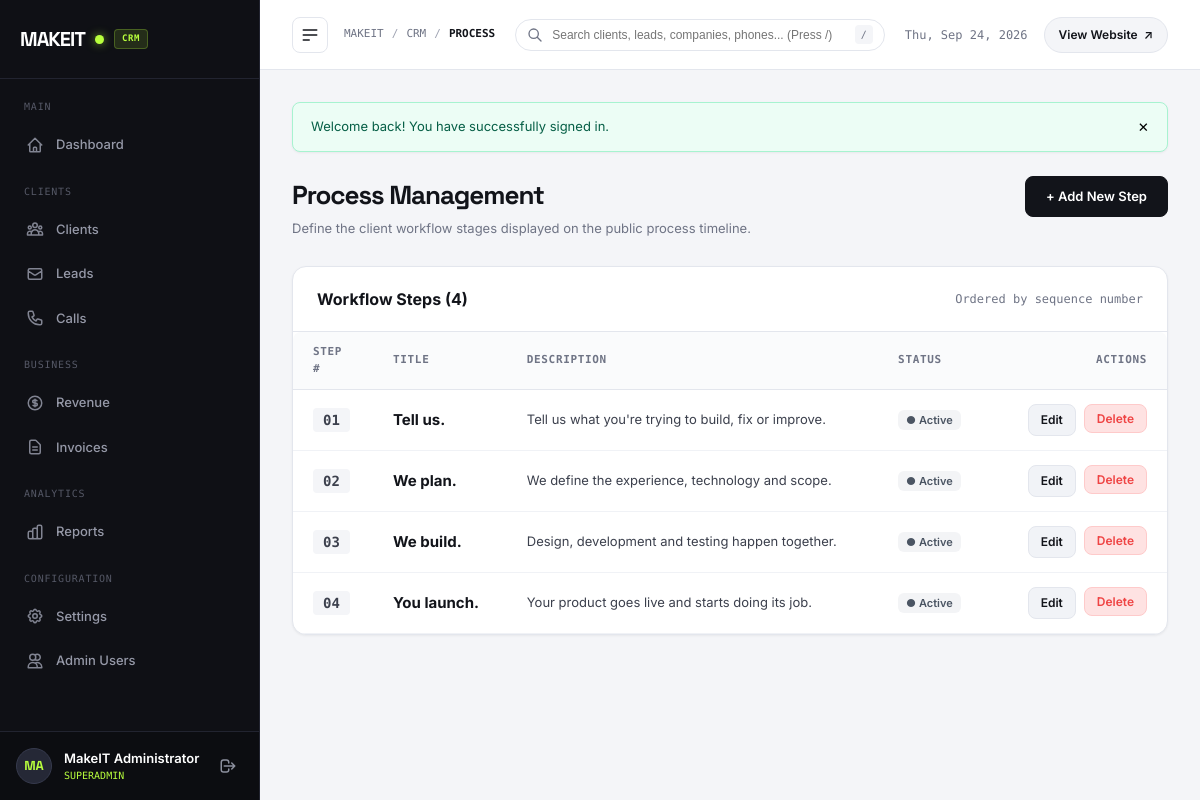
/admin/process.php (signed in), run on the app's committed database.
### tables this page shows
CREATE TABLE `process_steps` (
  `id` INT UNSIGNED NOT NULL AUTO_INCREMENT,
  `step_number` VARCHAR(10) NOT NULL,
  `title` VARCHAR(150) NOT NULL,
  `description` TEXT NOT NULL,
  `display_order` INT NOT NULL DEFAULT 0,
  `status` ENUM('published', 'draft') NOT NULL DEFAULT 'published',
  `created_at` DATETIME NOT NULL DEFAULT CURRENT_TIMESTAMP,
  `updated_at` DATETIME NOT NULL DEFAULT CURRENT_TIMESTAMP ON UPDATE CURRENT_TIMESTAMP,
  PRIMARY KEY (`id`),
  KEY `idx_process_status_order` (`status`, `display_order`)
);

### admin/process.php (called while the page is built, shortened)
<?php
require __DIR__ . '/pages/process.php';

### includes/security.php (called while the page is built, shortened)
<?php
function e(mixed $value): string
{
    return htmlspecialchars((string)$value, ENT_QUOTES | ENT_HTML5, 'UTF-8');
}

### includes/auth.php (called while the page is built, shortened)
<?php
function is_admin_logged_in(): bool
{
    return !empty($_SESSION['admin_user_id'])
        && !empty($_SESSION['admin_logged_in'])
        && $_SESSION['admin_logged_in'] === true;
}
function current_admin(): ?array
{
    if (!empty($_SESSION['admin_data']) && is_array($_SESSION['admin_data'])) {
        return $_SESSION['admin_data'];
    }
    return null;
}

### includes/functions.php (called while the page is built, shortened)
<?php
function get_flash(?string $type = null): array
{
    if (session_status() !== PHP_SESSION_ACTIVE || empty($_SESSION['flash_messages'])) {
        return [];
    }
    if ($type !== null) {
        $messages = $_SESSION['flash_messages'][$type] ?? [];
        return $messages;
    }
    $all = $_SESSION['flash_messages'];
    return $all;
}

### config/database.php (called while the page is built, shortened)
<?php
final class Database
{
    private static ?self $instance = null;
    private ?PDO $pdo = null;
    private function __construct()
    {
        $dsn = sprintf(
            'mysql:host=%s;port=%d;dbname=%s;charset=%s',
            DB_HOST,
            DB_PORT,
            DB_NAME,
            DB_CHARSET
        );
        $options = [
            PDO::ATTR_ERRMODE            => PDO::ERRMODE_EXCEPTION,
            PDO::ATTR_DEFAULT_FETCH_MODE => PDO::FETCH_ASSOC,
            PDO::ATTR_EMULATE_PREPARES   => false,
            PDO::ATTR_PERSISTENT         => false,
            PDO::ATTR_TIMEOUT            => 1,
        ];
        try {
            $this->pdo = new PDO($dsn, DB_USER, DB_PASS, $options);
            $this->pdo->exec("SET NAMES " . DB_CHARSET . " COLLATE utf8mb4_unicode_ci");
            $this->ensureSchema();
        } catch (PDOException $e) {
            $this->connectionError = $e->getMessage();
            $sqlitePath = dirname(__DIR__) . '/database/makeit.sqlite';
            $initScript = dirname(__DIR__) . '/database/init_sqlite.php';
            if (file_exists($initScript)) {
                require_once $initScript;
                try {
                    $this->pdo = init_sqlite_database($sqlitePath);
                } catch (\Throwable $sqliteEx) {
                    $this->pdo = null;
                    error_log("SQLite Fallback Notice: " . $sqliteEx->getMessage());
                }
            } else {
                $this->pdo = null;
            }
            error_log("MySQL Connection Notice: " . $e->getMessage());
        }
    }
    private function ensureSchema(): void
    {
        try {
            $driver = $this->pdo->getAttribute(PDO::ATTR_DRIVER_NAME);
            if ($driver === 'mysql') {
                $invCols = $this->pdo->query("SHOW COLUMNS FROM invoices")->fetchAll(PDO::FETCH_COLUMN);
                $revCols = $this->pdo->query("SHOW COLUMNS FROM revenue")->fetchAll(PDO::FETCH_COLUMN);
                $leadCols = $this->pdo->query("SHOW COLUMNS FROM leads")->fetchAll(PDO::FETCH_COLUMN);
                $callCols = $this->pdo->query("SHOW COLUMNS FROM calls")->fetchAll(PDO::FETCH_COLUMN);
            }
        } catch (\Throwable $ex) {
            error_log("Schema auto-migration notice: " . $ex->getMessage());
        }
    }
    public static function getInstance(): self
    {
        if (self::$instance === null) {
            self::$instance = new self();
        }
        return self::$instance;
    }
    public function query(string $sql, array $params = []): PDOStatement
    {
        $stmt = $this->pdo->prepare($sql);
        $stmt->execute($params);
        return $stmt;
    }
    public function fetchAll(string $sql, array $params = []): array
    {
        $stmt = $this->query($sql, $params);
        return $stmt->fetchAll();
    }
}

### admin/pages/process.php (the view, shortened to what this page needs)
<?php
$breadcrumb = 'Process';
$db = Database::getInstance();
$steps = [];
try {
    $steps = $db->fetchAll("SELECT * FROM process_steps ORDER BY display_order ASC, id ASC");
} catch (\Throwable $e) {
    error_log("Process fetch notice: " . $e->getMessage());
}
$editingStep = null;
require_once dirname(__DIR__) . '/includes/admin_header.php';
?>
  <div class="page-header">
    <div>
      <h1 class="page-title">Process Management</h1>
      <p class="page-subtitle">Define the client workflow stages displayed on the public process timeline.</p>
    </div>
    <div>
      <?php if ($editingStep): ?>
        <a href="process.php" class="btn-action">&larr; Back to Steps List</a>
      <?php else: ?>
        <a href="#stepFormCard" class="btn-primary-admin" id="btnOpenCreateModal">
          + Add New Step
        </a>
      <?php endif; ?>
    </div>
  </div>
  <div class="data-card">
    <div class="data-card-header">
      <h2 class="data-card-title">Workflow Steps (<?= count($steps) ?>)</h2>
      <span style="font-size: 12px; color: var(--text-muted); font-family: 'DM Mono', monospace;">
        Ordered by sequence number
      </span>
    </div>
    <div class="table-responsive">
      <?php if (empty($steps)): ?>
        <div class="empty-state">No process steps found. Click "+ Add New Step" above.</div>
      <?php else: ?>
        <table class="admin-table">
          <thead>
            <tr>
              <th style="width: 80px;">Step #</th>
              <th>Title</th>
              <th>Description</th>
              <th>Status</th>
              <th style="text-align: right; width: 180px;">Actions</th>
            </tr>
          </thead>
          <tbody>
            <?php foreach ($steps as $st): ?>
              <tr>
                <td>
                  <span style="font-family: 'DM Mono', monospace; font-size: 14px; font-weight: 700; background: var(--main-bg); padding: 4px 10px; border-radius: 4px;">
                    <?= e($st['step_number']) ?>
                  </span>
                </td>
                <td>
                  <strong style="font-size: 15px; color: var(--text-dark);"><?= e($st['title']) ?></strong>
                </td>
                <td style="color: var(--text-body); font-size: 13px; max-width: 480px;">
                  <?= e($st['description']) ?>
                </td>
                <td>
                  <form method="POST" action="process.php" style="display: inline;">
                    <button
                      type="submit"
                      class="status-pill <?= $st['status'] === 'published' ? 'status-closed' : 'status-contacted' ?>"
                      title="Click to toggle status"
                      style="cursor: pointer;"
                    >
                      <?= $st['status'] === 'published' ? '● Active' : '○ Draft' ?>
                    </button>
                  </form>
                </td>
                <td style="text-align: right;">
                  <div style="display: inline-flex; gap: 8px;">
                    <a href="process.php?edit=<?= (int)$st['id'] ?>" class="btn-edit-admin">
                      Edit
                    </a>
                    <form method="POST" action="process.php" style="display: inline;">
                      <button
                        type="submit"
                        class="btn-danger-admin"
                        data-confirm="Are you sure you want to delete step '<?= e($st['step_number']) ?> — <?= e($st['title']) ?>'?"
                        data-confirm-title="Delete Process Step"
                        data-confirm-btn="Yes, Delete"
                      >
                        Delete
                      </button>
                    </form>
                  </div>
                </td>
              </tr>
            <?php endforeach; ?>
          </tbody>
        </table>
      <?php endif; ?>
    </div>
  </div>
<?php require_once dirname(__DIR__) . '/includes/admin_footer.php'; ?>

### admin/includes/admin_header.php (shortened to what this page needs)
<?php
$currentAdmin = current_admin();
$currentPage = basename($_SERVER['PHP_SELF'] ?? 'index.php');
$breadcrumb = $breadcrumb ?? 'Dashboard';
$adminName = $currentAdmin['full_name'] ?? ($currentAdmin['username'] ?? 'Admin');
$nameParts = explode(' ', trim($adminName));
$initials = strtoupper(substr($nameParts[0], 0, 1) . (isset($nameParts[1]) ? substr($nameParts[1], 0, 1) : ''));
?>
<!DOCTYPE html>
<html lang="en">
<head>
  <link rel="stylesheet" href="<?= e(ASSETS_URL . '/css/admin.css') ?>" />
</head>
<body>
<div class="admin-layout">
  <aside class="sidebar" id="adminSidebar">
    <div class="sidebar-header">
      <a href="<?= e(ADMIN_URL . '/index.php') ?>" class="sidebar-brand">
        <span>MAKEIT</span>
        <span class="brand-dot"></span>
        <span class="brand-badge">CRM</span>
      </a>
    </div>
    <nav class="sidebar-nav">
      <div class="nav-group-title">Main</div>
      <a href="<?= e(ADMIN_URL . '/index.php') ?>" class="sidebar-link <?= $currentPage === 'index.php' ? 'active' : '' ?>" data-tooltip="Dashboard">
        <svg fill="none" viewBox="0 0 24 24" stroke="currentColor">
          <path stroke-linecap="round" stroke-linejoin="round" d="M3 12l2-2m0 0l7-7 7 7M5 10v10a1 1 0 001 1h3m10-11l2 2m-2-2v10a1 1 0 01-1 1h-3m-6 0a1 1 0 001-1v-4a1 1 0 011-1h2a1 1 0 011 1v4a1 1 0 001 1m-6 0h6"/>
        </svg>
        <span>Dashboard</span>
      </a>
      <div class="nav-group-title" style="margin-top: 18px;">Clients</div>
      <a href="<?= e(ADMIN_URL . '/clients.php') ?>" class="sidebar-link <?= in_array($currentPage, ['clients.php'], true) ? 'active' : '' ?>" data-tooltip="Clients">
        <span>Clients</span>
      </a>
      <a href="<?= e(ADMIN_URL . '/leads.php') ?>" class="sidebar-link <?= in_array($currentPage, ['leads.php'], true) ? 'active' : '' ?>" data-tooltip="Leads">
        <svg fill="none" viewBox="0 0 24 24" stroke="currentColor">
          <path stroke-linecap="round" stroke-linejoin="round" d="M3 8l7.89 5.26a2 2 0 002.22 0L21 8M5 19h14a2 2 0 002-2V7a2 2 0 00-2-2H5a2 2 0 00-2 2v10a2 2 0 002 2z"/>
        </svg>
        <span>Leads</span>
      </a>
      <a href="<?= e(ADMIN_URL . '/calls.php') ?>" class="sidebar-link <?= in_array($currentPage, ['calls.php'], true) ? 'active' : '' ?>" data-tooltip="Calls">
        <span>Calls</span>
      </a>
      <div class="nav-group-title" style="margin-top: 18px;">Business</div>
      <a href="<?= e(ADMIN_URL . '/revenue.php') ?>" class="sidebar-link <?= in_array($currentPage, ['revenue.php'], true) ? 'active' : '' ?>" data-tooltip="Revenue">
        <svg fill="none" viewBox="0 0 24 24" stroke="currentColor">
          <path stroke-linecap="round" stroke-linejoin="round" d="M12 8c-1.657 0-3 .895-3 2s1.343 2 3 2 3 .895 3 2-1.343 2-3 2m0-8c1.11 0 2.08.402 2.599 1M12 8V7m0 1v8m0 0v1m0-1c-1.11 0-2.08-.402-2.599-1M21 12a9 9 0 11-18 0 9 9 0 0118 0z"/>
        </svg>
        <span>Revenue</span>
      </a>
      <a href="<?= e(ADMIN_URL . '/invoices.php') ?>" class="sidebar-link <?= in_array($currentPage, ['invoices.php'], true) ? 'active' : '' ?>" data-tooltip="Invoices">
        <svg fill="none" viewBox="0 0 24 24" stroke="currentColor">
          <path stroke-linecap="round" stroke-linejoin="round" d="M9 12h6m-6 4h6m2 5H7a2 2 0 01-2-2V5a2 2 0 012-2h5.586a1 1 0 01.707.293l5.414 5.414a1 1 0 01.293.707V19a2 2 0 01-2 2z"/>
        </svg>
        <span>Invoices</span>
      </a>
      <div class="nav-group-title" style="margin-top: 18px;">Analytics</div>
      <a href="<?= e(ADMIN_URL . '/reports.php') ?>" class="sidebar-link <?= in_array($currentPage, ['reports.php'], true) ? 'active' : '' ?>" data-tooltip="Reports">
        <svg fill="none" viewBox="0 0 24 24" stroke="currentColor">
          <path stroke-linecap="round" stroke-linejoin="round" d="M9 19v-6a2 2 0 00-2-2H5a2 2 0 00-2 2v6a2 2 0 002 2h2a2 2 0 002-2zm0 0V9a2 2 0 012-2h2a2 2 0 012 2v10m-6 0a2 2 0 002 2h2a2 2 0 002-2m0 0V5a2 2 0 012-2h2a2 2 0 012 2v14a2 2 0 01-2 2h-2a2 2 0 01-2-2z"/>
        </svg>
        <span>Reports</span>
      </a>
      <div class="nav-group-title" style="margin-top: 18px;">Configuration</div>
      <a href="<?= e(ADMIN_URL . '/settings.php') ?>" class="sidebar-link <?= in_array($currentPage, ['settings.php'], true) ? 'active' : '' ?>" data-tooltip="Settings">
        <span>Settings</span>
      </a>
      <a href="<?= e(ADMIN_URL . '/users.php') ?>" class="sidebar-link <?= in_array($currentPage, ['users.php'], true) ? 'active' : '' ?>" data-tooltip="Admin Users">
        <svg fill="none" viewBox="0 0 24 24" stroke="currentColor">
          <path stroke-linecap="round" stroke-linejoin="round" d="M12 4.354a4 4 0 110 5.292M15 21H3v-1a6 6 0 0112 0v1zm0 0h6v-1a6 6 0 00-9-5.197M13 7a4 4 0 11-8 0 4 4 0 018 0z"/>
        </svg>
        <span>Admin Users</span>
      </a>
    </nav>
    <div class="sidebar-footer">
      <div class="user-profile-box">
        <div class="user-avatar" title="<?= e($adminName) ?>">
          <?= e($initials) ?>
        </div>
        <div class="user-meta">
          <div class="user-name"><?= e($adminName) ?></div>
          <div class="user-role"><?= e($currentAdmin['role'] ?? 'admin') ?></div>
        </div>
        <a href="logout.php" class="btn-sidebar-logout" title="Sign Out">
          <svg width="18" height="18" fill="none" viewBox="0 0 24 24" stroke="currentColor">
            <path stroke-linecap="round" stroke-linejoin="round" stroke-width="2" d="M17 16l4-4m0 0l-4-4m4 4H7m6 4v1a3 3 0 01-3 3H6a3 3 0 01-3-3V7a3 3 0 013-3h4a3 3 0 013 3v1"/>
          </svg>
        </a>
      </div>
    </div>
  </aside>
  <div class="admin-main">
    <header class="topbar">
      <div class="topbar-left">
        <button class="btn-collapse-sidebar" id="sidebarToggle" aria-label="Toggle sidebar menu">
          <svg width="20" height="20" fill="none" viewBox="0 0 24 24" stroke="currentColor">
            <path stroke-linecap="round" stroke-linejoin="round" stroke-width="2" d="M4 6h16M4 12h16M4 18h7"/>
          </svg>
        </button>
        <nav class="topbar-breadcrumb" aria-label="Breadcrumb">
          <span>MakeIT</span>
          <span class="sep">/</span>
          <span>CRM</span>
          <span class="sep">/</span>
          <span class="current"><?= e($breadcrumb) ?></span>
        </nav>
      </div>
      <div class="topbar-search-wrap" style="position: relative; flex: 1; max-width: 440px; margin: 0 20px;">
        <div style="position: relative; display: flex; align-items: center;">
          <input type="text"
                 id="globalCrmSearchInput"
                 placeholder="Search clients, leads, companies, phones... (Press /)"
                 autocomplete="off"
                 style="width: 100%; padding: 8px 36px 8px 36px; border-radius: 20px; border: 1px solid var(--border-light); font-size: 12px; background: #ffffff; color: var(--text-dark); transition: all 0.2s ease; outline: none;" />
          <span style="position: absolute; right: 12px; font-family: 'DM Mono', monospace; font-size: 10px; color: var(--text-muted); background: var(--main-bg); padding: 2px 6px; border-radius: 4px; pointer-events: none;">/</span>
        </div>
      </div>
      <div class="topbar-right">
        <div class="topbar-date">
          <?= date('D, M j, Y') ?>
        </div>
        <a href="../index.php" target="_blank" class="btn-view-site">
          <span>View Website</span>
          <span>↗</span>
        </a>
      </div>
    </header>
    <main class="admin-content">
      <?php $flashSuccess = get_flash('success'); ?>
      <?php if (!empty($flashSuccess)): ?>
        <?php foreach ($flashSuccess as $msg): ?>
          <div class="admin-alert alert-success">
            <span><?= e($msg) ?></span>
            <button class="alert-dismiss-btn" aria-label="Dismiss alert">✕</button>
          </div>
        <?php endforeach; ?>
      <?php endif; ?>

### admin/includes/admin_footer.php (shortened to what this page needs)
    </main>
  </div>
</div>
</body>
</html>

### data on the page
process_steps: step_number "01", title "Tell us.", description "Tell us what you're trying to build, fix or improve.", status "● Active"
process_steps: step_number "02", title "We plan.", description "We define the experience, technology and scope.", status "● Active"
process_steps: step_number "03", title "We build.", description "Design, development and testing happen together.", status "● Active"
process_steps: step_number "04", title "You launch.", description "Your product goes live and starts doing its job.", status "● Active"

### other printed values
$initials "MA"
$adminName "MakeIT Administrator"
$currentAdmin['role'] "SUPERADMIN"
$breadcrumb "PROCESS"
$msg "Welcome back! You have successfully signed in."
count($steps) "4"
